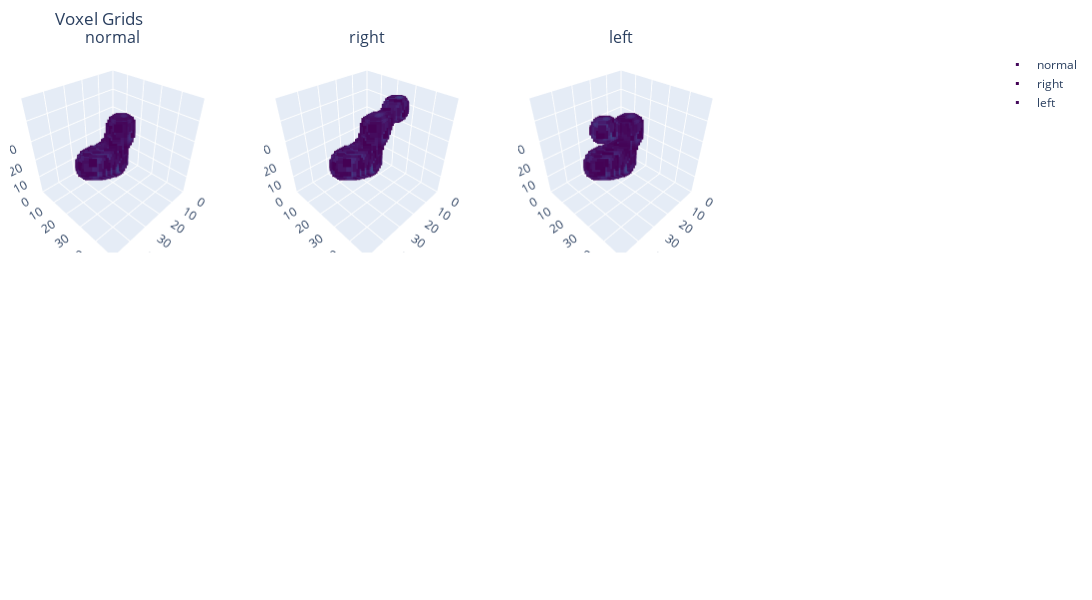

Notebook code for this chart:
### Markdown cell above
# left, right porownanie

### Code cell
blob1 = np.load("v_blob1.npy")
blob_right = np.load("v_blob_right.npy")
blob_left = np.load("v_blob_left.npy")

voxel_pairs = [
    ("normal", blob1),
    ("right", blob_right),
    ("left", blob_left),
]
compare_append, compare_table = compare_deferred(metrics)

#All comparisons
for (name, v1) in voxel_pairs:
    compare_append(f"Basic to {name}", [blob1, v1])

compare_append(f"right to basic", [blob_right, blob1]) # code says that its not symmetric, yet data says that it is....
compare_append(f"left to basic", [blob_left, blob1])
compare_table()


voxel_names, voxel_data = zip(*voxel_pairs)
plot_voxels_side_by_side(voxel_data, voxel_names, 2, 4)

### Figure 1 — Plotly figure (JSON) as saved in the notebook; plotly's stock layout.template omitted (floating-point values rounded to 4 significant figures; data arrays with more than 128 entries replaced by an {"elided": "..."} marker saying what was removed)
{"data": [{"marker": {"color": {"elided": "2848 float values"}, "colorscale": [[0, "#440154"], [0.1111, "#482878"], [0.2222, "#3e4989"], [0.3333, "#31688e"], [0.4444, "#26828e"], [0.5556, "#1f9e89"], [0.6667, "#35b779"], [0.7778, "#6ece58"], [0.8889, "#b5de2b"], [1, "#fde725"]], "showscale": false, "size": 3, "symbol": "square"}, "mode": "markers", "name": "normal", "scene": "scene", "type": "scatter3d", "x": {"elided": "2848 int values"}, "y": {"elided": "2848 int values"}, "z": {"elided": "2848 int values"}}, {"marker": {"color": {"elided": "3384 float values"}, "colorscale": [[0, "#440154"], [0.1111, "#482878"], [0.2222, "#3e4989"], [0.3333, "#31688e"], [0.4444, "#26828e"], [0.5556, "#1f9e89"], [0.6667, "#35b779"], [0.7778, "#6ece58"], [0.8889, "#b5de2b"], [1, "#fde725"]], "showscale": false, "size": 3, "symbol": "square"}, "mode": "markers", "name": "right", "scene": "scene2", "type": "scatter3d", "x": {"elided": "3384 int values"}, "y": {"elided": "3384 int values"}, "z": {"elided": "3384 int values"}}, {"marker": {"color": {"elided": "3381 float values"}, "colorscale": [[0, "#440154"], [0.1111, "#482878"], [0.2222, "#3e4989"], [0.3333, "#31688e"], [0.4444, "#26828e"], [0.5556, "#1f9e89"], [0.6667, "#35b779"], [0.7778, "#6ece58"], [0.8889, "#b5de2b"], [1, "#fde725"]], "showscale": false, "size": 3, "symbol": "square"}, "mode": "markers", "name": "left", "scene": "scene3", "type": "scatter3d", "x": {"elided": "3381 int values"}, "y": {"elided": "3381 int values"}, "z": {"elided": "3381 int values"}}], "layout": {"annotations": [{"font": {"size": 16}, "showarrow": false, "text": "normal", "x": 0.1062, "xanchor": "center", "xref": "paper", "y": 1, "yanchor": "bottom", "yref": "paper"}, {"font": {"size": 16}, "showarrow": false, "text": "right", "x": 0.3688, "xanchor": "center", "xref": "paper", "y": 1, "yanchor": "bottom", "yref": "paper"}, {"font": {"size": 16}, "showarrow": false, "text": "left", "x": 0.6313, "xanchor": "center", "xref": "paper", "y": 1, "yanchor": "bottom", "yref": "paper"}], "height": 600, "margin": {"b": 10, "l": 10, "r": 10, "t": 50}, "scene": {"aspectmode": "cube", "aspectratio": {"x": 1, "y": 1, "z": 1}, "domain": {"x": [0, 0.2125], "y": [0.625, 1]}, "xaxis": {"range": [0, 50], "title": {"text": "X"}}, "yaxis": {"range": [0, 50], "title": {"text": "Y"}}, "zaxis": {"range": [0, 50], "title": {"text": "Z"}}}, "scene2": {"aspectmode": "cube", "aspectratio": {"x": 1, "y": 1, "z": 1}, "domain": {"x": [0.2625, 0.475], "y": [0.625, 1]}, "xaxis": {"range": [0, 50], "title": {"text": "X"}}, "yaxis": {"range": [0, 50], "title": {"text": "Y"}}, "zaxis": {"range": [0, 50], "title": {"text": "Z"}}}, "scene3": {"aspectmode": "cube", "aspectratio": {"x": 1, "y": 1, "z": 1}, "domain": {"x": [0.525, 0.7375], "y": [0.625, 1]}, "xaxis": {"range": [0, 50], "title": {"text": "X"}}, "yaxis": {"range": [0, 50], "title": {"text": "Y"}}, "zaxis": {"range": [0, 50], "title": {"text": "Z"}}}, "scene4": {"domain": {"x": [0.7875, 1], "y": [0.625, 1]}}, "scene5": {"domain": {"x": [0, 0.2125], "y": [0, 0.375]}}, "scene6": {"domain": {"x": [0.2625, 0.475], "y": [0, 0.375]}}, "scene7": {"domain": {"x": [0.525, 0.7375], "y": [0, 0.375]}}, "scene8": {"domain": {"x": [0.7875, 1], "y": [0, 0.375]}}, "title": {"text": "Voxel Grids"}, "width": 1600}}
